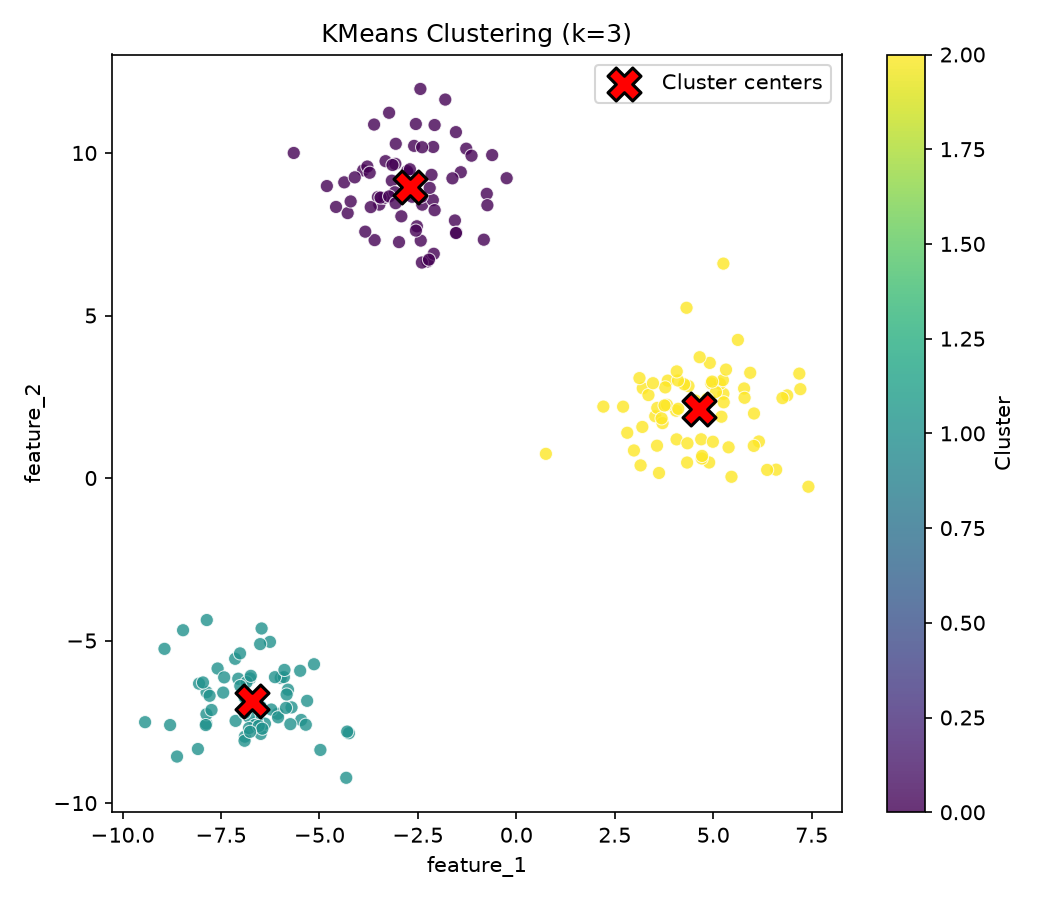

The script that saved this image:
"""
Week 6 Day 1 - Cluster Visualization
Create a scatter plot that clearly shows the clusters KMeans found on a
two-feature dataset, including the cluster centers.
"""
import pandas as pd
import matplotlib.pyplot as plt
from sklearn.datasets import make_blobs
from sklearn.cluster import KMeans

X, _ = make_blobs(n_samples=200, centers=3, n_features=2, cluster_std=1.2, random_state=42)
df = pd.DataFrame(X, columns=["feature_1", "feature_2"])

kmeans = KMeans(n_clusters=3, random_state=42, n_init=10)
df["cluster"] = kmeans.fit_predict(X)

plt.figure(figsize=(7, 6))
scatter = plt.scatter(
    df["feature_1"], df["feature_2"],
    c=df["cluster"], cmap="viridis", s=40, alpha=0.8, edgecolors="white", linewidths=0.5,
)
plt.scatter(
    kmeans.cluster_centers_[:, 0], kmeans.cluster_centers_[:, 1],
    c="red", marker="X", s=250, edgecolors="black", linewidths=1.5, label="Cluster centers",
)
plt.xlabel("feature_1")
plt.ylabel("feature_2")
plt.title("KMeans Clustering (k=3)")
plt.legend()
plt.colorbar(scatter, label="Cluster")
plt.tight_layout()
plt.savefig("cluster_visualization_W6D1.png", dpi=150)
# plt.show()

print("Chart saved: cluster_visualization_W6D1.png")
print(
    "Each color is a cluster KMeans discovered on its own, with no labels "
    "given; the red X markers show where each cluster's center landed. "
    "Well-separated colors with little overlap between them is a visual "
    "sign the clustering fits this data well."
)
